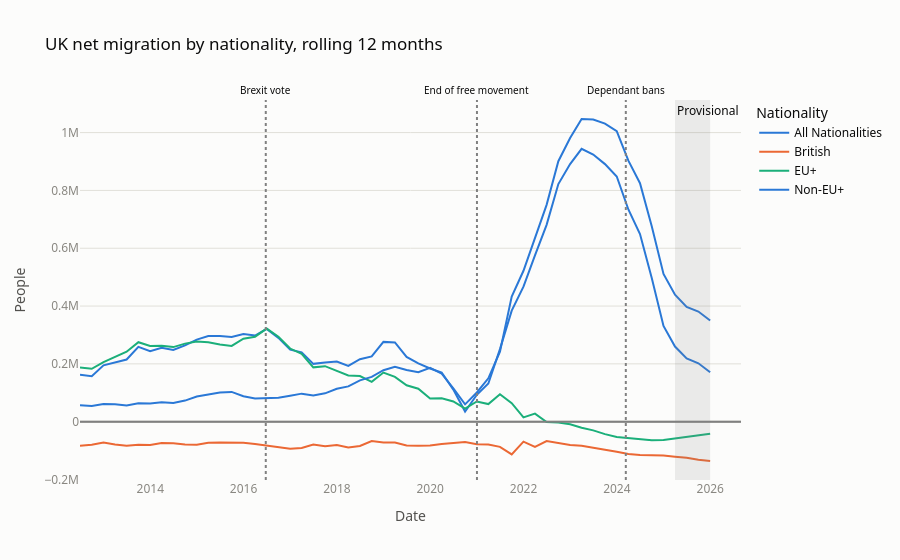

Notebook code cell kept with this figure:
### Code cell
first_p = t1.loc[t1["Provisional"], "Date"].min()
fig.add_vrect(x0=first_p, x1=t1["Date"].max(),
              fillcolor="grey", opacity=0.15, line_width=0,
              annotation_text="Provisional", annotation_position="top left")

events = {
    "2016-06-23": "Brexit vote",
    "2021-01-01": "End of free movement",
    "2024-03-11": "Dependant bans",
}
for date, label in events.items():
    fig.add_vline(x=pd.Timestamp(date).timestamp() * 1000, line_dash="dot", line_color="grey")
    fig.add_annotation(x=date, y=1.05, yref="paper", text=label, showarrow=False, font_size=10)
fig.show()
